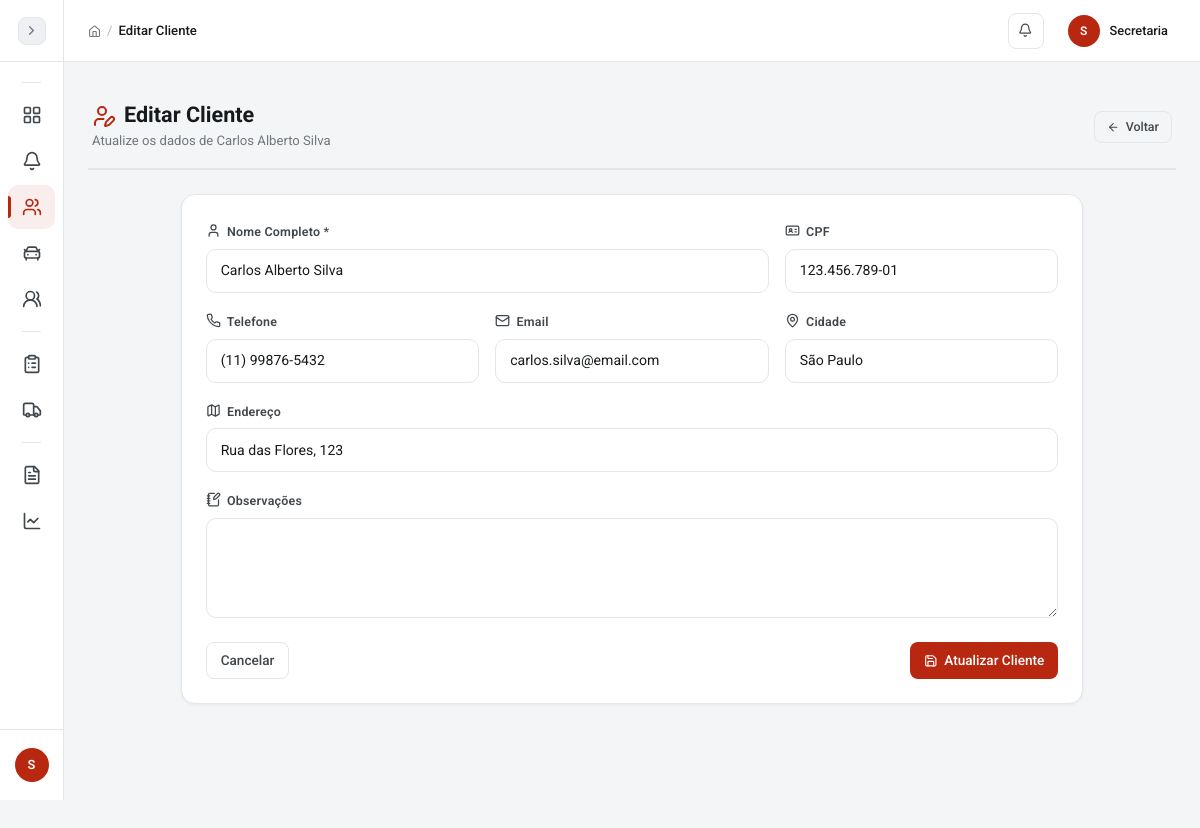
The app's page /pages/clientes/editar.php?id=1 (signed in) with its own data.
### tables this page shows
CREATE TABLE clientes (
  id INT AUTO_INCREMENT PRIMARY KEY,
  nome VARCHAR(120) NOT NULL,
  cpf VARCHAR(14) UNIQUE,
  telefone VARCHAR(20),
  email VARCHAR(120),
  endereco VARCHAR(255),
  cidade VARCHAR(80),
  observacoes TEXT,
  data_cadastro TIMESTAMP DEFAULT CURRENT_TIMESTAMP,
  data_atualizacao TIMESTAMP DEFAULT CURRENT_TIMESTAMP ON UPDATE CURRENT_TIMESTAMP
);

### config/conexao.php (called while the page is built, shortened)
<?php
function esc($dado) {
    return htmlspecialchars((string) $dado, ENT_QUOTES, 'UTF-8');
}
?>

### pages/clientes/editar.php (the view, shortened to what this page needs)
<?php
require_once __DIR__ . '/../../config/conexao.php';
$id = isset($_GET['id']) ? (int)$_GET['id'] : 0;
$stmt = $conn->prepare("SELECT * FROM clientes WHERE id = :id");
$stmt->bindParam(':id', $id);
$stmt->execute();
$cliente = $stmt->fetch();
require_once __DIR__ . '/../../includes/header.php';
?>
<div class="page-header">
    <div>
        <h1><i data-lucide="user-pen" class="text-primary me-2"></i>Editar Cliente</h1>
        <span class="page-subtitle">Atualize os dados de <?php echo esc($cliente['nome']); ?></span>
    </div>
    <a href="listar.php" class="btn btn-outline-secondary btn-icon">
        <i data-lucide="arrow-left"></i> Voltar
    </a>
</div>
<div class="row justify-content-center">
    <div class="col-lg-10">
        <div class="card">
            <div class="card-body p-4">
                <form method="POST" action="processar.php?acao=editar">
                    <div class="row g-3">
                        <div class="col-md-8">
                            <label for="nome" class="form-label"><i data-lucide="user" class="form-label-icon"></i> Nome Completo *</label>
                            <input type="text" class="form-control" id="nome" name="nome" value="<?php echo esc($cliente['nome']); ?>" required>
                        </div>
                        <div class="col-md-4">
                            <label for="cpf" class="form-label"><i data-lucide="id-card" class="form-label-icon"></i> CPF</label>
                            <input type="text" class="form-control" id="cpf" name="cpf" value="<?php echo esc($cliente['cpf']); ?>" oninput="formatarCPF(this)">
                        </div>
                        <div class="col-md-4">
                            <label for="telefone" class="form-label"><i data-lucide="phone" class="form-label-icon"></i> Telefone</label>
                            <input type="text" class="form-control" id="telefone" name="telefone" value="<?php echo esc($cliente['telefone']); ?>" oninput="formatarTelefone(this)">
                        </div>
                        <div class="col-md-4">
                            <label for="email" class="form-label"><i data-lucide="mail" class="form-label-icon"></i> Email</label>
                            <input type="email" class="form-control" id="email" name="email" value="<?php echo esc($cliente['email']); ?>">
                        </div>
                        <div class="col-md-4">
                            <label for="cidade" class="form-label"><i data-lucide="map-pin" class="form-label-icon"></i> Cidade</label>
                            <input type="text" class="form-control" id="cidade" name="cidade" value="<?php echo esc($cliente['cidade']); ?>">
                        </div>
                        <div class="col-12">
                            <label for="endereco" class="form-label"><i data-lucide="map" class="form-label-icon"></i> Endereço</label>
                            <input type="text" class="form-control" id="endereco" name="endereco" value="<?php echo esc($cliente['endereco']); ?>" placeholder="Rua, número, bairro">
                        </div>
                        <div class="col-12">
                            <label for="observacoes" class="form-label"><i data-lucide="notebook-pen" class="form-label-icon"></i> Observações</label>
                            <textarea class="form-control" id="observacoes" name="observacoes" rows="3"><?php echo esc($cliente['observacoes']); ?></textarea>
                        </div>
                    </div>
                    <div class="d-flex justify-content-between mt-4">
                        <a href="listar.php" class="btn btn-outline-secondary">Cancelar</a>
                        <button type="submit" class="btn btn-primary btn-icon">
                            <i data-lucide="save"></i> Atualizar Cliente
                        </button>
                    </div>
                </form>
            </div>
        </div>
    </div>
</div>
<?php require_once __DIR__ . '/../../includes/footer.php'; ?>

### includes/header.php (style rules this page uses)
html.js body { opacity:0;transition:opacity .25s ease }

### records on screen
clientes: nome "Carlos Alberto Silva", cpf "123.456.789-01", telefone "(11) 99876-5432", email "carlos.silva@email.com", cidade "São Paulo", endereco "Rua das Flores, 123"

### other values on screen
substr($nome_usuario, 0, 1) "S"
$titulo_pagina "Editar Cliente"
substr($_SESSION['usuario_nome'] ?? 'U', 0, 1) "S"
$_SESSION['usuario_nome'] "Secretaria"
